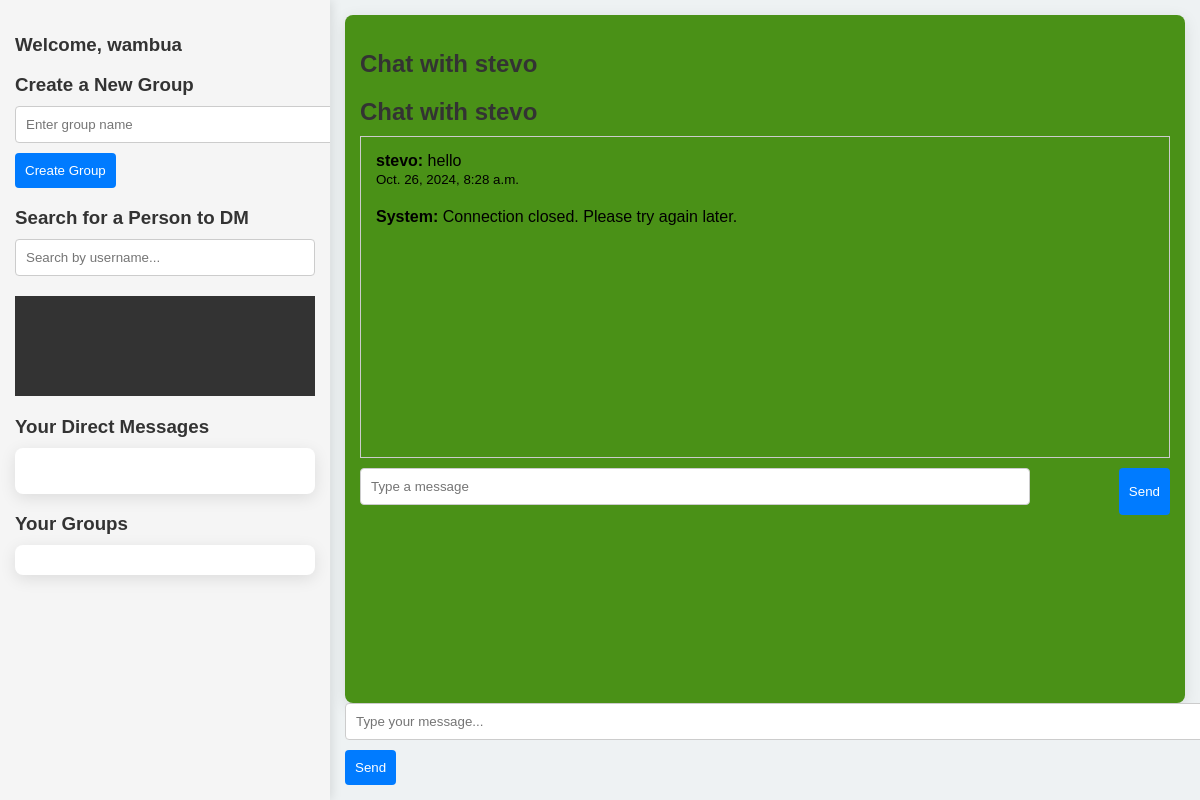
/chat/home/stevo/ (signed in), run on the app's committed database.
### mainapp/models.py (models this page shows, shortened)
class CustomUser(AbstractUser):
    CATEGORY_CHOICES = [
        ('student', 'student'),
        ('mentor', 'mentor'),
    ]
    category = models.CharField(max_length=10, choices=CATEGORY_CHOICES)
    last_active = models.DateTimeField(null=True, blank=True)

class Message(models.Model):
    sender = models.ForeignKey(settings.AUTH_USER_MODEL, on_delete = models.CASCADE, related_name='sent_messages')
    recipient = models.ForeignKey(settings.AUTH_USER_MODEL,null = True, blank=True, on_delete=models.CASCADE, related_name='received_messages')#for dms
    group = models.ForeignKey('Group', null=True, blank=True, on_delete=models.CASCADE, related_name='messages')
    content = models.TextField()
    timestamp = models.DateTimeField(default=timezone.now)
    class Meta:
        ordering = ['timestamp']

### mainapp/views.py (the view)
# urls.py: path('home/<str:receiver_username>/', views.dm_view, name='homedm'),
@login_required
def dm_view(request, receiver_username):
    receiver = get_object_or_404(CustomUser, username=receiver_username)
    messages = Message.objects.filter(
        sender=request.user, recipient=receiver
    ) | Message.objects.filter(
        sender=receiver, recipient=request.user
    ).order_by('timestamp')
    context = {
        'receiver': receiver,
        'messages': messages,
        'user': request.user,
    }
    return render(request, 'mainapp/dm_page.html', context)

### mainapp/templates/mainapp/dm_page.html (shortened to what this page needs)
{% extends 'mainapp/home.html'%}
{% block content %}
</head>
<body>
    <h2>Chat with {{ receiver.username }}</h2>
    <div class="messages" id="message-list">
        {% for message in messages %}
            <div class="message {% if message.sender == user %}sent{% else %}received{% endif %}">
                <strong>{{ message.sender.username }}:</strong> {{ message.content }}
                <div><small>{{ message.timestamp }}</small></div>
            </div>
        {% empty %}
            <p>No messages yet. Start the conversation!</p>
        {% endfor %}
    </div>
    <form id="message-form" class="form">
        <input type="text" id="message-input" placeholder="Type a message" autocomplete="off">
        <button type="submit">Send</button>
    </form>
{% endblock %}

### mainapp/templates/mainapp/home.html (shortened to what this page needs)
<!DOCTYPE html>
<html lang="en">
<head>
</head>
<body>
    <div class="main-container">
        <div class="left-section">
            <h3>Welcome, {{ request.user.username }}</h3>
            <div class="container">
                <div class="create-group">
                    <h3>Create a New Group</h3>
                    <form method="POST" action="{% url 'create_group' %}">
                        <input type="text" name="group_name" placeholder="Enter group name" required>
                        <button type="submit">Create Group</button>
                    </form>
                </div>
            </div>
            <div class="container search-users">
                <h3>Search for a Person to DM</h3>
                <input type="search" id="user-search" placeholder="Search by username..." onkeyup="searchUser()">
                <ul class="search-results" id="search-results"></ul>
            </div>
            <div class="container">
                <h3>Your Direct Messages</h3>
                <div class="card">
                </div>
            </div>
            <div class="container">
                <h3>Your Groups</h3>
                <div class="card">
                </div>
            </div>
        </div>
        <div class="right-section">
            <div class="chat-box">
                <h2>{% if receiver %}Chat with {{ receiver.username }}{% else %}Chat Area{% endif %}</h2>
                {% block content %}{% endblock %}
            </div>
            <div>
                <input type="text" id="message-input" placeholder="Type your message...">
                <button onclick="sendMessage()">Send</button>
            </div>
        </div>
    </div>
</body>
</html>

### mainapp/templates/mainapp/home.html (style rules this page uses)
body { font-family: 'Arial', sans-serif; margin: 0; padding: 0; background-color: #eef2f3; display: flex; height: 100vh; overflow: hidden; }
h2, h3 { color: #333; margin-bottom: 10px; }
.main-container { display: flex; width: 100%; height: 100%; }
.left-section { width: 30%; max-width: 300px; background-color: #f5f5f5; padding: 15px; box-shadow: 2px 0 10px rgba(0, 0, 0, 0.1); overflow-y: auto; }
.search-users { margin-bottom: 20px; }
.search-results { position: relative; z-index: 1000; width: 100%; min-height: 100px; height: auto; background-color: #333; list-style: none; padding: 0; margin-top: 10px; }
.card { background-color: #fff; border-radius: 8px; padding: 15px; margin-bottom: 10px; box-shadow: 0 4px 16px rgba(0, 0, 0, 0.1); transition: transform 0.2s ease, box-shadow 0.2s ease; }
.right-section { flex: 1; padding: 15px; display: flex; flex-direction: column; justify-content: flex-start; }
.chat-box { flex-grow: 1; border-radius: 8px; background-color: #4a9117; box-shadow: 0 4px 16px rgba(0, 0, 0, 0.1); overflow-y: auto; padding: 15px; }
input[type="search"], input[type="text"] { width: 100%; padding: 10px; margin-bottom: 10px; border: 1px solid #ccc; border-radius: 4px; }
button { background-color: #007bff; color: #fff; padding: 10px; border: none; border-radius: 4px; cursor: pointer; }

### mainapp/templates/mainapp/dm_page.html (style rules this page uses)
.messages { height: 300px; overflow-y: auto; border: 1px solid #ccc; padding: 10px; margin-bottom: 10px; }
.message { padding: 5px; margin-bottom: 10px; }
.message.received { text-align: left; }
.form { display: flex; justify-content: space-between; }
.form input[type="text"] { width: 80%; padding: 10px; }
.form button { padding: 10px; }

### data on the page
CustomUser: user.username "wambua"
CustomUser: username "stevo"
Message: sender.username "stevo", content "hello", timestamp "Oct. 26, 2024, 8:28 a.m."
